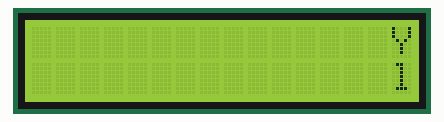
Simulated run of this sketch. Board: Arduino Uno, built with avr-gcc and run on an emulated ATmega328P. Parts: 16×2 character LCD.

Above: at 0.1 s.
At 2.7 s:
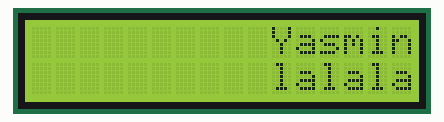
At 5.8 s:
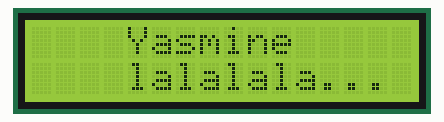
At 11.6 s:
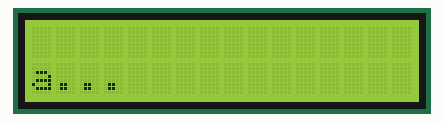
At 22.5 s:
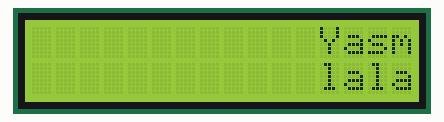
At 33.4 s:
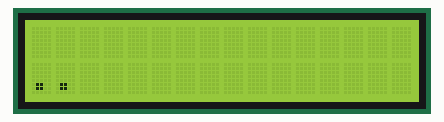

Measured:
- what the display in image 1 shows lasts 0.5 s, from 2.7 s to 3.2 s

The sketch:

marqueen.ino
```cpp
#include <Wire.h>
#include <LCD.h>
#include <LiquidCrystal.h>
#include <LiquidCrystal_I2C.h>

LiquidCrystal_I2C lcd(0x27 , 2 , 1, 0, 4, 5, 6, 7, 3, POSITIVE);

void setup() {
  // put your setup code here, to run once:
  lcd.begin(16,2);
}

void loop() {
  // put your main code here, to run repeatedly:
  lcd.setCursor(16,0);
  lcd.print("Yasmine");
  lcd.setCursor(16,1);
  //replace messages any u want...
  lcd.print("lalalala...");
  lcd.scrollDisplayLeft();
  delay(500);
}
```
